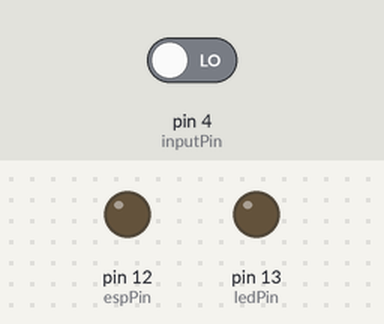
This sketch was run on a simulated Arduino Uno, built with avr-gcc and run on an emulated ATmega328P. Shown: output pins drawn as LEDs (lit = HIGH). Inputs (shaded band) come from the test bench; at power-on: pin 4 (inputPin) LOW.

Above: at 1.2 s.
1.3 s: pin 4 (inputPin) driven HIGH
At 1.7 s:
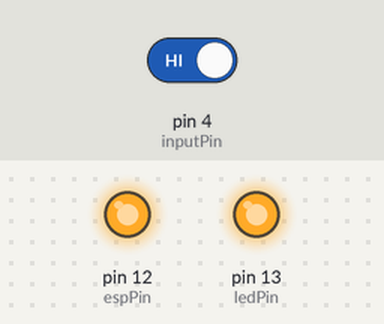
4.3 s: pin 4 (inputPin) driven LOW
At 5.0 s:
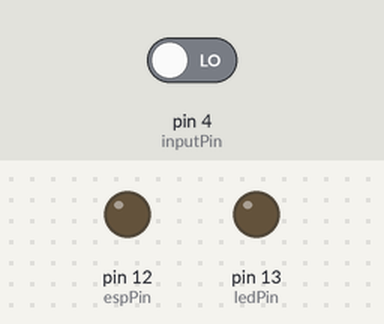
Timing chart, 0 to 7.3 s (numbered marks = the images above; inputs shaded):
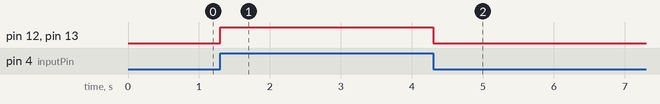

The sketch:

motion-signal-sender.ino
```cpp
const int ledPin= 13;
const int espPin= 12;
const int inputPin= 4;

void setup(){
 pinMode(ledPin, OUTPUT);
 pinMode(espPin, OUTPUT);
 pinMode(inputPin, INPUT);
}

void loop(){
 int value= digitalRead(inputPin);

 if (value == HIGH)
 {
  digitalWrite(ledPin, HIGH);
  digitalWrite(espPin, HIGH);
  delay(600);
  digitalWrite(ledPin, LOW);
  digitalWrite(espPin, LOW);
 }
 else
 {
  digitalWrite(ledPin, LOW);
  digitalWrite(espPin, LOW);
 }
}
```

Measured:
- after the input at 1.3 s, pin 12 (espPin), pin 13 (ledPin): LOW → HIGH at once
- after the input at 4.3 s, pin 12 (espPin), pin 13 (ledPin): HIGH → LOW at once
